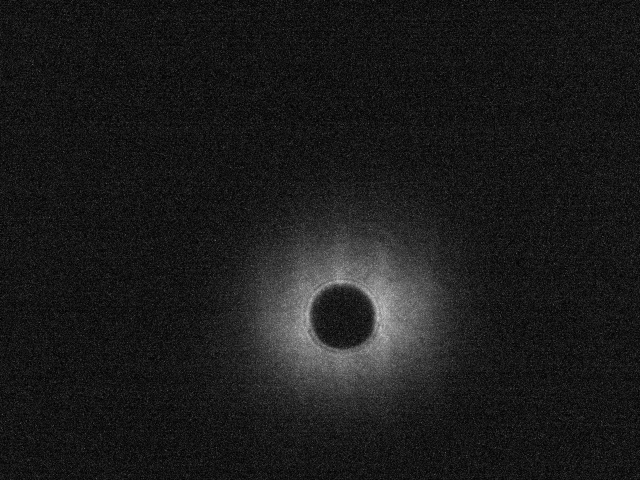
#> input picture beam.png, 1280 x 960 px (shown at 1/2 size)
$ python beam_prof_analysis.py
#> lines starting #> are read from the running program, lines starting #| are printed output that depends on the picture; long printed decimals are rounded
# -*- coding: utf-8 -*-
"""
Gaussian Beam Profile Analysis
Analyzes horizontal and vertical intensity profiles of a beam image
Created on Fri Oct 10 22:20:00 2025
@author: Asus
"""

from PIL import Image
import numpy as np
import matplotlib.pyplot as plt
from scipy.ndimage import gaussian_filter, median_filter
from scipy.optimize import curve_fit
from scipy.interpolate import interp1d

# ============================================================================
# CONFIGURATION
# ============================================================================

IMAGE_FILE = 'beam.png'
HLINE = 633  # Horizontal line for profile extraction
VLINE = 685  # Vertical line for profile extraction

# Horizontal profile exclusion range
H_LIM_LOW = 615
H_LIM_HIGH = 770

# Vertical profile exclusion range
V_LIM_LOW = 565
V_LIM_HIGH = 710

d=6e-3
lmd=1030e-9
f=90e-2
e_n=1e-3
tau=40e-15

# ============================================================================
# FUNCTIONS
# ============================================================================

def enReduction(I0_initial,w_in):
    # --- Data extracted from Figure 4(b) ---
    beam_sizes_mm = np.array([0, 2, 4, 6, 8, 10, 12, 14, 16, 18, 20]) # x-axis
    energy_in_hole_percent = np.array([100, 98, 85, 58, 30, 15, 8, 5, 4, 3, 2]) # y-axis

    # --- Create an interpolation function from the data ---
    # This function can now estimate the % loss for ANY beam size in the range
    get_loss_percentage = interp1d(beam_sizes_mm, energy_in_hole_percent, kind='cubic')

    # --- Your previously calculated value ---
    w_in_calculated_mm = w_in*1e3 # Example value

    # --- Step 1: Use the function to find the loss ---
    percent_energy_lost_accurate = get_loss_percentage(w_in_calculated_mm)

    # --- The rest of the calculation is the same ---
    original_pulse_energy_J = 1e-3
    energy_fraction_remaining = (100.0 - percent_energy_lost_accurate) / 100.0
    reduced_pulse_energy_J = original_pulse_energy_J * energy_fraction_remaining

    # Recalculate intensity as before...
    I0_reduced = I0_initial * energy_fraction_remaining

    print(f"For a beam size of {w_in_calculated_mm} mm:\nAccurate percentage of energy lost: {percent_energy_lost_accurate:.2f}%\nCorrected peak intensity would be scaled by a factor of {energy_fraction_remaining:.2f}")

    return I0_reduced

def gaussian_with_bg(x, A, x0, w, B):
    """
    Gaussian function with background offset.

    Parameters:
        x: position
        A: amplitude
        x0: center position
        w: width parameter
        B: background offset
    """
    return A * np.exp(-2 * (x - x0)**2 / w**2) + B


def load_and_preprocess_image(filename):
    """Load image and apply filtering."""
#> called with filename = 'beam.png'
    img = Image.open(filename)
#> img is the input picture: PIL image 1280x960 L; min 0, max 240, mean 27.2
    print(f"Image mode: {img.mode}")
#| Image mode: L

    # Apply median filter followed by Gaussian blur
    img_filtered = gaussian_filter(median_filter(img, size=3), sigma=1.2)
    img_matrix = np.array(img_filtered)

    return img_matrix


def extract_and_plot_profiles(img_matrix, hline, vline):
    """Extract horizontal and vertical profiles and display."""
    height, width = img_matrix.shape
    print(f"Image dimensions: {height} x {width}")

    # Display image with profile lines
    plt.figure()
    plt.imshow(img_matrix)
    plt.xlabel('Pixel (X)')
    plt.ylabel('Pixel (Y)')
    plt.axhline(hline, color='red', label='Horizontal profile line')
    plt.axvline(vline, color='green', label='Vertical profile line')
    plt.legend()
    plt.show()

    # Extract profiles
    h_profile = img_matrix[hline, :]
    v_profile = img_matrix[:, vline]

    return h_profile, v_profile, width, height


def fit_and_analyze_profile(profile, pixel_indices, lim_low, lim_high, direction):
    """
    Fit Gaussian to profile data and display results.

    Parameters:
        profile: intensity profile data
        pixel_indices: pixel position indices
        lim_low, lim_high: range to exclude from fit
        direction: 'Horizontal' or 'Vertical' (for labeling)

    Returns:
        tuple: fitted parameters (A, x0, w, B)
    """
    # Remove excluded region
    pixel_indices_trimmed = np.delete(pixel_indices, np.arange(lim_low, lim_high))
    profile_trimmed = np.delete(profile, np.arange(lim_low, lim_high))

    # Initial parameter guesses
    p0 = [
        np.max(profile_trimmed) - np.min(profile_trimmed),  # Amplitude
        np.mean(pixel_indices_trimmed),                      # Center
        100,                                                 # Width
        np.min(profile_trimmed)                              # Background
    ]

    # Fit curve
    popt, pcov = curve_fit(gaussian_with_bg, pixel_indices_trimmed, profile_trimmed, p0=p0)
    A_fit, x0_fit, w_fit, B_fit = popt

    # Plot results
    plt.figure()
    plt.plot(pixel_indices_trimmed, profile_trimmed, '.', label='Data')
    plt.plot(pixel_indices, gaussian_with_bg(pixel_indices, *popt), 'r-', label='Gaussian fit')
    plt.xlabel("Pixel position")
    plt.ylabel("Intensity")
    plt.title(f"{direction} Profile - Gaussian Fit")
    plt.legend()
    plt.show()

    # Print results
    print(f"\n{direction} Profile Results:")
    print(f"  Amplitude (A): {A_fit:.4f}")
    print(f"  Center (x0): {x0_fit:.4f}")
    print(f"  Width (w): {w_fit:.4f}")
    print(f"  Background (B): {B_fit:.4f}")

    return A_fit, x0_fit, w_fit, B_fit


# ============================================================================
# MAIN ANALYSIS
# ============================================================================

# Load and preprocess image
img_matrix = load_and_preprocess_image(IMAGE_FILE)
height, width = img_matrix.shape
#> height = 960; width = 1280

# Extract and display profiles
h_profile, v_profile, width, height = extract_and_plot_profiles(img_matrix, HLINE, VLINE)
#| Image dimensions: 960 x 1280
#> in extract_and_plot_profiles, `plt.show()`:
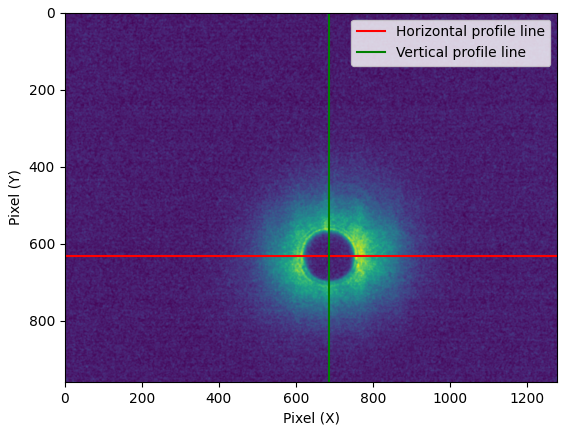
#> figure drawn by matplotlib, 1 panel
#> in extract_and_plot_profiles, `h_profile = img_matrix[hline, :]`: h_profile = 1280 values, max 178 at index 756, min 7 at index 182, mean 38.03
#> in extract_and_plot_profiles, `v_profile = img_matrix[:, vline]`: v_profile = 960 values, max 158 at index 561, min 6 at index 323, mean 36.94

# Analyze horizontal profile
print("\n" + "="*60)
print("HORIZONTAL PROFILE ANALYSIS")
print("="*60)
pixH = np.arange(width)
#> pixH = 1280 values from 0 to 1279
A_h, x0_h, w_h, B_h = fit_and_analyze_profile(
    h_profile, pixH, H_LIM_LOW, H_LIM_HIGH, "Horizontal"
)
#> in fit_and_analyze_profile, `profile_trimmed = np.delete(profile, np.arange(lim_low, lim_high))`: profile_trimmed = 1125 values, max 171 at index 615, min 7 at index 182, mean 36.57
#> in fit_and_analyze_profile, `p0 = [ np.max(profile_trimmed) - np.min(profile_trimmed),`: p0 = [164, 632.3, 100, 7]
#> in fit_and_analyze_profile, `popt, pcov = curve_fit(gaussian_with_bg, pixel_indices_trimmed, profil..`: popt = [176.5, 695.4, 213.9, 16.85]; pcov = [[1.5, -0.0252, -1.04, 0.019], [-0.0252, 0.124, 0.0153, -0.000625], [-1.04, 0.0153, 1.17, -0.0933], [0.019, -0.000625, -0.0933, 0.0371]]
#> in fit_and_analyze_profile, `A_fit, x0_fit, w_fit, B_fit = popt`: A_fit = 176.5; x0_fit = 695.4; w_fit = 213.9; B_fit = 16.85
#> in fit_and_analyze_profile, `plt.show()`:
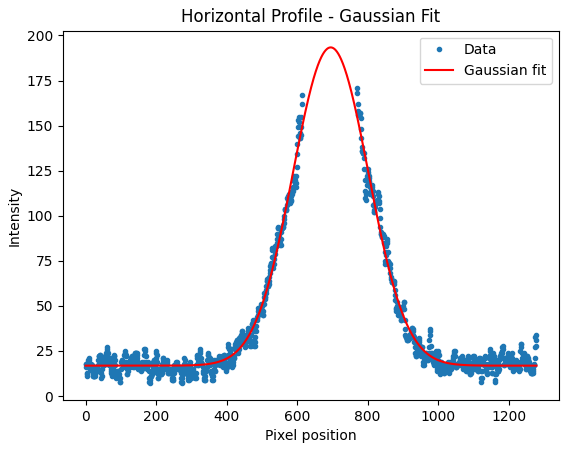
#> figure drawn by matplotlib, 1 panel; curve peaks at x = 770, y = 171; curve peaks at x = 695, y = 193.4
#|   Amplitude (A): 176.5299
#|   Center (x0): 695.3694
#|   Width (w): 213.8979
#|   Background (B): 16.8481
#> A_h = 176.5; x0_h = 695.4; w_h = 213.9; B_h = 16.85

# Analyze vertical profile
print("\n" + "="*60)
print("VERTICAL PROFILE ANALYSIS")
print("="*60)
pixV = np.arange(height)
#> pixV = 960 values from 0 to 959
A_v, x0_v, w_v, B_v = fit_and_analyze_profile(
    v_profile, pixV, V_LIM_LOW, V_LIM_HIGH, "Vertical"
)
#> call 2 of fit_and_analyze_profile, with profile = array of shape (960,), pixel_indices = array of shape (960,), lim_low = 565, lim_high = 710, direction = 'Vertical'
#> in fit_and_analyze_profile (call 2), `profile_trimmed = np.delete(profile, np.arange(lim_low, lim_high))`: profile_trimmed = 815 values, max 158 at index 561, min 6 at index 323, mean 37.67
#> in fit_and_analyze_profile (call 2), `p0 = [ np.max(profile_trimmed) - np.min(profile_trimmed),`: p0 = [152, 451.5, 100, 6]
#> in fit_and_analyze_profile (call 2), `popt, pcov = curve_fit(gaussian_with_bg, pixel_indices_trimmed, profil..`: popt = [155.1, 626, 198.4, 15.58]; pcov = [[1.4, 0.0872, -1.03, 0.023], [0.0872, 0.138, -0.0573, 0.00323], [-1.03, -0.0573, 1.32, -0.14], [0.023, 0.00323, -0.14, 0.0541]]
#> in fit_and_analyze_profile (call 2), `A_fit, x0_fit, w_fit, B_fit = popt`: A_fit = 155.1; x0_fit = 626; w_fit = 198.4; B_fit = 15.58
#> in fit_and_analyze_profile (call 2), `plt.show()`:
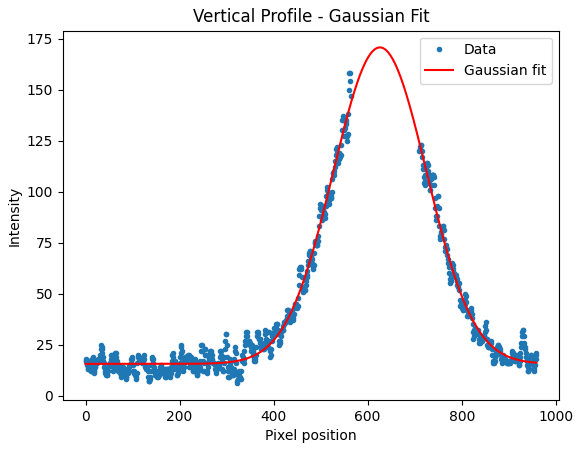
#> figure drawn by matplotlib, 1 panel; curve peaks at x = 561, y = 158; curve peaks at x = 626, y = 170.6
#|   Amplitude (A): 155.0636
#|   Center (x0): 626.0290
#|   Width (w): 198.3647
#|   Background (B): 15.5776
#> A_v = 155.1; x0_v = 626; w_v = 198.4; B_v = 15.58


# ============================================================================
# COMBINED VISUALIZATION
# ============================================================================

print("\n" + "="*60)
print("GENERATING COMBINED VISUALIZATION")
print("="*60)

# Prepare data for subplots
pixH_trimmed = np.delete(np.arange(width), np.arange(H_LIM_LOW, H_LIM_HIGH))
#> pixH_trimmed = 1125 values from 0 to 1279
h_profile_trimmed = np.delete(h_profile, np.arange(H_LIM_LOW, H_LIM_HIGH))
#> h_profile_trimmed = 1125 values, max 171 at index 615, min 7 at index 182, mean 36.57
pixV_trimmed = np.delete(np.arange(height), np.arange(V_LIM_LOW, V_LIM_HIGH))
#> pixV_trimmed = 815 values from 0 to 959
v_profile_trimmed = np.delete(v_profile, np.arange(V_LIM_LOW, V_LIM_HIGH))
#> v_profile_trimmed has the same summary as profile_trimmed in fit_and_analyze_profile

# Create figure with custom layout
fig = plt.figure(figsize=(16, 12))

# Define grid
gs = fig.add_gridspec(3, 3, hspace=0.35, wspace=0.35)

# Horizontal profile subplot (top-left, spans 2 columns)
ax_horiz = fig.add_subplot(gs[0, :2])
ax_horiz.plot(pixH_trimmed, h_profile_trimmed, 'g.', markersize=8, label='Data', alpha=0.7)
ax_horiz.plot(np.arange(width), gaussian_with_bg(np.arange(width), A_h, x0_h, w_h, B_h),
              'r-', linewidth=3, label='Gaussian fit')
ax_horiz.set_ylabel("Intensity", fontsize=12, fontweight='bold')
ax_horiz.set_title("Horizontal Profile", fontsize=13, fontweight='bold')
ax_horiz.legend(loc='best', fontsize=11)
ax_horiz.grid(True, alpha=0.3, linestyle='--')
ax_horiz.set_xlim([width, 0])  # Match image x-axis range and direction
ax_horiz.tick_params(labelbottom=True)  # Hide x-axis labels for alignment
ax_horiz.invert_xaxis()

# Main image subplot (middle-left and middle-center, spans 2x2)
ax_main = fig.add_subplot(gs[1:3, :2])
ax_main.imshow(img_matrix)
ax_main.axhline(HLINE, color='red', linewidth=2.5, alpha=0.8, label='H-profile line')
ax_main.axvline(VLINE, color='blue', linewidth=2.5, alpha=0.8, label='V-profile line')
ax_main.set_xlabel("Pixel (X)", fontsize=12, fontweight='bold')
ax_main.set_ylabel("Pixel (Y)", fontsize=12, fontweight='bold')
ax_main.set_title("Beam Image with Profile Lines", fontsize=13, fontweight='bold')
ax_main.legend(loc='upper right', fontsize=11)

# Vertical profile subplot (right side, spans 2 rows)
ax_vert = fig.add_subplot(gs[1:3, 2])
ax_vert.plot(v_profile_trimmed, pixV_trimmed, 'b.', markersize=8, label='Data', alpha=0.7)
ax_vert.plot(gaussian_with_bg(pixV, A_v, x0_v, w_v, B_v), pixV, 'r-',
             linewidth=3, label='Gaussian fit')
ax_vert.set_xlabel("Intensity", fontsize=12, fontweight='bold')
ax_vert.set_ylabel("Pixel (Y)", fontsize=12, fontweight='bold')
ax_vert.set_title("Vertical Profile", fontsize=13, fontweight='bold')
ax_vert.legend(loc='best', fontsize=11)
ax_vert.grid(True, alpha=0.3, linestyle='--')
ax_vert.invert_yaxis()
ax_vert.set_ylim([height, 0])  # Match image y-axis range and direction

# Hide top-right subplot
ax_empty = fig.add_subplot(gs[0, 2])
ax_empty.axis('off')

plt.show()
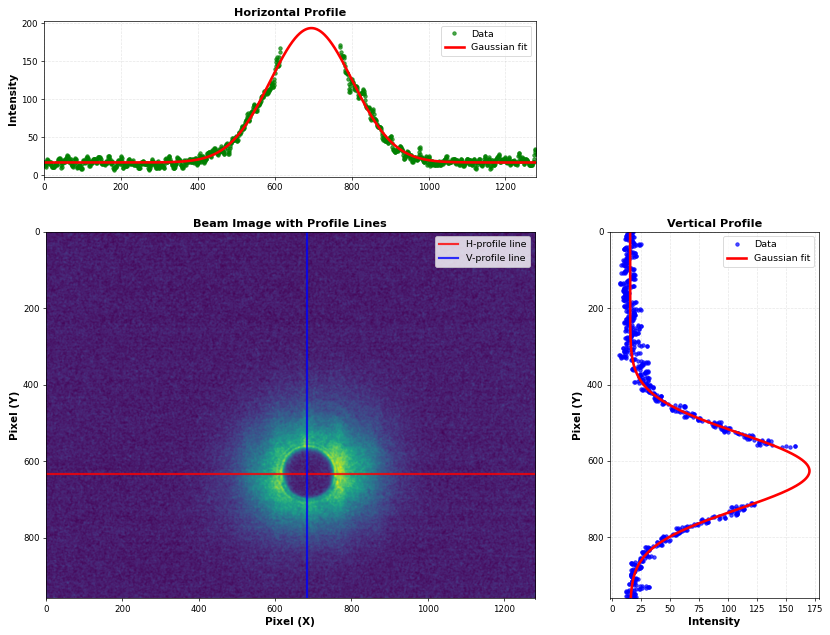
#> figure drawn by matplotlib, 3 panels; panel 1: curve peaks at x = 770, y = 171; panel 1: curve peaks at x = 695, y = 193.4

print("\n" + "="*60)
print("Beam Analysis")
print("="*60)

########################## FWHM calibration horizontal
w_h_m=d*w_h/(H_LIM_HIGH-H_LIM_LOW) # horizontal input beam width radius in meter
#> w_h_m = 0.00828
w_v_m=d*w_v/(V_LIM_HIGH-V_LIM_LOW)
#> w_v_m = 0.00821

w_f_h_m=lmd*f/(np.pi*w_h_m)                # horizontal focused beam width radius in meter
#> w_f_h_m = 3.56e-05
w_f_v_m=lmd*f/(np.pi*w_v_m)                # vertical focused beam width radius in meter
#> w_f_v_m = 3.59e-05

print(f"  1/e^2 radius horizontal (input): {w_h_m*1e3:.4f} mm")
#|   1/e^2 radius horizontal (input): 8.2799 mm
print(f"  1/e^2 radius vertical (input): {w_v_m*1e3:.4f} mm")
#|   1/e^2 radius vertical (input): 8.2082 mm

print(f"  1/e^2 radius horizontal (focused): {w_f_h_m*1e3:.4f} mm")
#|   1/e^2 radius horizontal (focused): 0.0356 mm
print(f"  1/e^2 radius vertical (focused): {w_f_v_m*1e3:.4f} mm")
#|   1/e^2 radius vertical (focused): 0.0359 mm


#I_0= (2*e_n/tau*(w_f_h_m*w_f_v_m)*np.pi)*np.sqrt(4*np.log(2)/np.pi)
I_0 = (2 * e_n / (tau * np.pi * w_f_h_m * w_f_v_m)) * np.sqrt(4 * np.log(2) / np.pi)
#> I_0 = 1.17e+19
print(f"  Peak intensity (focused): {I_0*1e-4:.4f} W/cm2")
#|   Peak intensity (focused): 1167083082317258.5000 W/cm2

I_0_reduced=enReduction(I_0,(w_h_m+w_v_m)/2)
#> in enReduction, `w_in_calculated_mm = w_in*1e3`: w_in_calculated_mm = 8.24
#> in enReduction, `percent_energy_lost_accurate = get_loss_percentage(w_in_calculated_mm)`: percent_energy_lost_accurate = 27.43
#> in enReduction, `energy_fraction_remaining = (100.0 - percent_energy_lost_accurate) / 1..`: energy_fraction_remaining = 0.726
#> in enReduction, `reduced_pulse_energy_J = original_pulse_energy_J * energy_fraction_rem..`: reduced_pulse_energy_J = 0.000726
#> in enReduction, `I0_reduced = I0_initial * energy_fraction_remaining`: I0_reduced = 8.47e+18
#| For a beam size of 8.244 mm:
#| Accurate percentage of energy lost: 27.43%
#| Corrected peak intensity would be scaled by a factor of 0.73
#> I_0_reduced = 8.47e+18
print(f"  Peak intensity (reduced): {I_0_reduced*1e-4:.4f} W/cm2")
#|   Peak intensity (reduced): 846989342121744.8750 W/cm2

print("\n" + "="*60)
print("Energy calculations")
print("="*60)

up_ev_nonr = 9.33e-14 * I_0 * 1e-4 * ((lmd * 1e6)**2)
#> up_ev_nonr = 115.5
up_ev_reduced = 9.33e-14 * I_0_reduced * 1e-4 * ((lmd * 1e6)**2)
#> up_ev_reduced = 83.84

print(f"  Pondemotive energy (Up): {up_ev_nonr:.4f} eV")
#|   Pondemotive energy (Up): 115.5202 eV
print(f"  Reduced Pondemotive energy (Up): {up_ev_reduced:.4f} eV")
#|   Reduced Pondemotive energy (Up): 83.8367 eV

I_p=15.76;# ev # for argon
E_cutoff_nr=I_p+up_ev_nonr*3.2
#> E_cutoff_nr = 385.4
E_cutoff_reduced=I_p+up_ev_reduced*3.2
#> E_cutoff_reduced = 284


print(f"  Cutoff energy (Up): {E_cutoff_nr:.4f} eV")
#|   Cutoff energy (Up): 385.4246 eV
print(f"  Reduced Cutoff energy (Up): {E_cutoff_reduced:.4f} eV")
#|   Reduced Cutoff energy (Up): 284.0374 eV
